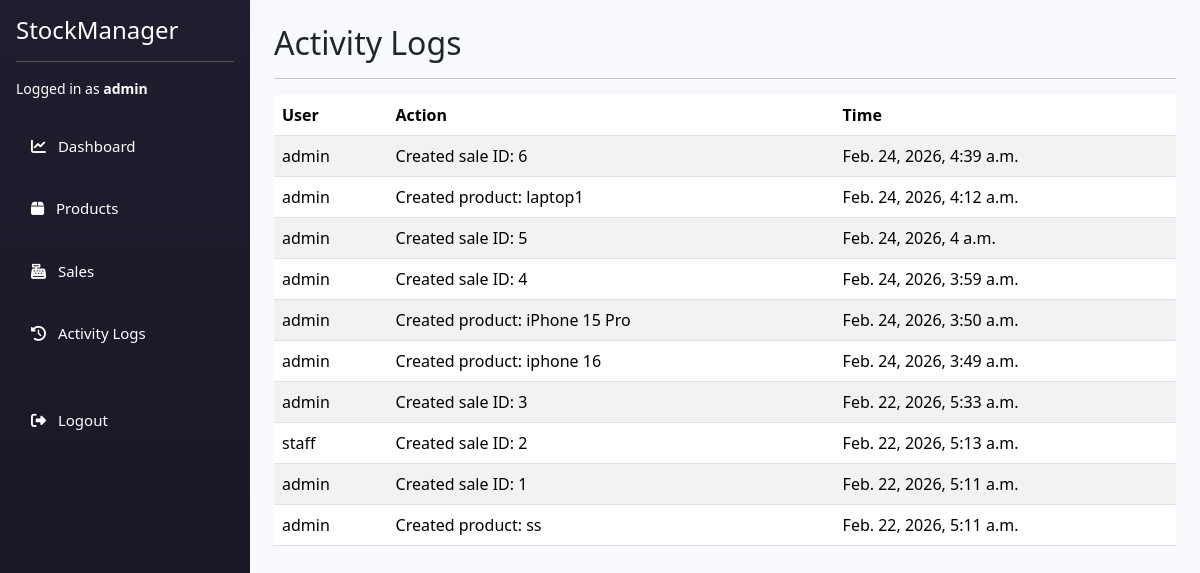
The page /activity-logs/ (signed in) on the database its author committed.
### app/models.py (models this page shows, shortened)
class ActivityLog(models.Model):
    user = models.ForeignKey(User, on_delete=models.CASCADE)
    action = models.CharField(max_length=255)
    timestamp = models.DateTimeField(auto_now_add=True)

### app/views.py (the view)
# urls.py: path('activity-logs/', views.activity_logs, name='activity_logs'),
@login_required
def activity_logs(request):
    if not request.user.is_superuser:
        return redirect('dashboard')
    logs = ActivityLog.objects.all().order_by('-timestamp')
    return render(request, 'activity_logs.html', {'logs': logs})

### app/templates/activity_logs.html
{% extends 'base.html' %}
{% block content %}
<h2>Activity Logs</h2>
<hr>
<table class="table table-striped">
    <thead>
        <tr>
            <th>User</th>
            <th>Action</th>
            <th>Time</th>
        </tr>
    </thead>
    <tbody>
        {% for log in logs %}
        <tr>
            <td>{{ log.user.username }}</td>
            <td>{{ log.action }}</td>
            <td>{{ log.timestamp }}</td>
        </tr>
        {% endfor %}
    </tbody>
</table>
{% endblock %}

### app/templates/base.html (shortened to what this page needs)
{% load static %}
<!DOCTYPE html>
<html lang="en">
<head>
    <link href="https://cdn.jsdelivr.net/npm/bootstrap@5.3.3/dist/css/bootstrap.min.css" rel="stylesheet">
    <link rel="stylesheet" href="https://cdnjs.cloudflare.com/ajax/libs/font-awesome/6.5.0/css/all.min.css">
    <link rel="stylesheet" href="{% static 'css/style.css' %}">
</head>
<body>
<div class="d-flex">
    {% if user.is_authenticated %}
    <div class="sidebar p-3 text-white">
        <h4 class="text-white">StockManager</h4>
        <hr class="bg-light">
        <p class="small">
            Logged in as <strong>{{ user.username }}</strong>
        </p>
        <ul class="nav flex-column">
            <li class="nav-item">
                <a href="{% url 'dashboard' %}" class="nav-link text-white">
                    <i class="fas fa-chart-line me-2"></i> Dashboard
                </a>
            </li>
            {% if user.is_superuser %}
            <li class="nav-item">
                <a href="{% url 'product_list' %}" class="nav-link text-white">
                    <i class="fas fa-box me-2"></i> Products
                </a>
            </li>
            {% endif %}
            {% if user.is_staff %}
            <li class="nav-item">
                <a href="{% url 'sale_list' %}" class="nav-link text-white">
                    <i class="fas fa-cash-register me-2"></i> Sales
                </a>
            </li>
            {% endif %}
            {% if user.is_superuser %}
            <li class="nav-item">
                <a href="{% url 'activity_logs' %}" class="nav-link text-white">
                    <i class="fas fa-history me-2"></i> Activity Logs
                </a>
            </li>
            {% endif %}
            <li class="nav-item mt-4">
                <form action="{% url 'logout' %}" method="post">
                    <button type="submit"
                            class="nav-link text-white logout-btn w-100">
                        <i class="fas fa-sign-out-alt me-2"></i> Logout
                    </button>
                </form>
            </li>
        </ul>
    </div>
    {% endif %}
    <div class="content flex-grow-1 p-4">
        {% block content %}
        {% endblock %}
    </div>
</div>
</body>
</html>

### app/static/css/style.css (style rules this page uses)
body { background-color: #f4f6f9; }
.sidebar { width: 240px; background: linear-gradient(180deg, #1e1e2f, #151521); min-height: 100vh; }
.sidebar .nav-link { margin: 10px 0; }
.content { background-color: #f4f6f9; }

### app/templates/base.html (style rules this page uses)
body { overflow-x: hidden; }
.sidebar { width: 250px; min-height: 100vh; background: linear-gradient(180deg, #1e1e2f, #151522); }
.sidebar .nav-link { font-size: 15px; padding: 10px 15px; }
.content { background-color: #f8f9fc; min-height: 100vh; }
.logout-btn { border: none; background: none; padding: 0; text-align: left; }

### rows shown on the page
ActivityLog: user.username "admin", action "Created sale ID: 6", timestamp "Feb. 24, 2026, 4:39 a.m."
ActivityLog: user.username "admin", action "Created product: laptop1", timestamp "Feb. 24, 2026, 4:12 a.m."
ActivityLog: user.username "admin", action "Created sale ID: 5", timestamp "Feb. 24, 2026, 4 a.m."
ActivityLog: user.username "admin", action "Created sale ID: 4", timestamp "Feb. 24, 2026, 3:59 a.m."
ActivityLog: user.username "admin", action "Created product: iPhone 15 Pro", timestamp "Feb. 24, 2026, 3:50 a.m."
ActivityLog: user.username "admin", action "Created product: iphone 16", timestamp "Feb. 24, 2026, 3:49 a.m."
ActivityLog: user.username "admin", action "Created sale ID: 3", timestamp "Feb. 22, 2026, 5:33 a.m."
ActivityLog: user.username "staff", action "Created sale ID: 2", timestamp "Feb. 22, 2026, 5:13 a.m."
ActivityLog: user.username "admin", action "Created sale ID: 1", timestamp "Feb. 22, 2026, 5:11 a.m."
ActivityLog: user.username "admin", action "Created product: ss", timestamp "Feb. 22, 2026, 5:11 a.m."

### other values the page prints
{{ user.username }} "admin"
